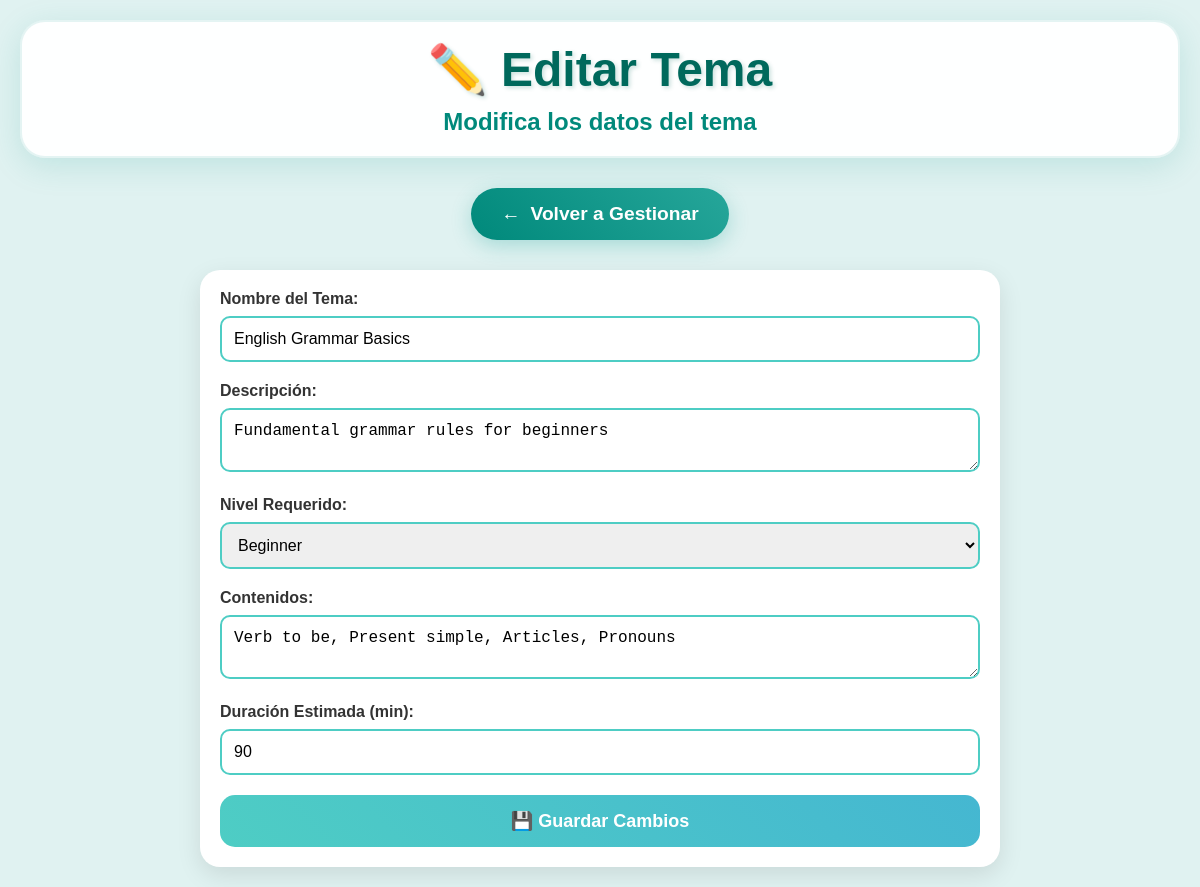
/?controller=teacher&action=editTopic&id=1 (signed in), run on the app's committed database.
### tables this page shows
CREATE TABLE Tema (
    id INT PRIMARY KEY AUTO_INCREMENT,
    nombre VARCHAR(255) NOT NULL,
    descripcion TEXT,
    nivel_requerido ENUM('Beginner', 'Elementary', 'Intermediate', 'Upper-Intermediate', 'Advanced'),
    audios TEXT,
    contenidos TEXT,
    duracion_estimada INT DEFAULT 60  
);

### controllers/TeacherController.php (called while the page is built, shortened)
<?php
require_once 'models/Tema.php';
class TeacherController {
    private $temaModel;
    public function __construct() {
        $this->temaModel = new Tema();
    }
    public function editTopic($id) {
        $data = [
            'tema' => $this->temaModel->getById($id),
            'page_title' => 'Editar Tema'
        ];
        $this->loadView('teacher/edit_topic', $data);
    }
    private function loadView($view, $data = []) {
        extract($data);
        require_once "views/$view.php";
    }
}
?>

### models/Tema.php (called while the page is built, shortened)
<?php
require_once 'config/Database.php';
class Tema {
    private $db;
    public function __construct() {
        $this->db = Database::getInstance()->getConnection();
    }
    public function getById($id) {
        $stmt = $this->db->prepare("SELECT * FROM Tema WHERE id = ?");
        $stmt->execute([$id]);
        return $stmt->fetch(PDO::FETCH_ASSOC);
    }
}
?>

### config/Database.php (called while the page is built)
<?php
class Database {
    private static $instance = null;
    private $pdo;
    private function __construct() {
        $host = 'localhost';
        $dbname = 'english_learning_system';
        $username = 'root';
        $password = 'root';
        try {
            $this->pdo = new PDO("mysql:host=$host;dbname=$dbname;charset=utf8", $username, $password);
            $this->pdo->setAttribute(PDO::ATTR_ERRMODE, PDO::ERRMODE_EXCEPTION);
            $this->pdo->setAttribute(PDO::ATTR_DEFAULT_FETCH_MODE, PDO::FETCH_ASSOC);
        } catch(PDOException $e) {
            die("Database connection failed: " . $e->getMessage());
        }
    }
    public static function getInstance() {
        if (self::$instance === null) {
            self::$instance = new self();
        }
        return self::$instance;
    }
    public function getConnection() {
        return $this->pdo;
    }
}
?>

### views/teacher/edit_topic.php (the view, shortened to what this page needs)
<!DOCTYPE html>
<html lang="es">
<head>
    <link rel="stylesheet" href="/englishdemo/assets/css/styles_kids.css">
</head>
<body>
    <div class="container">
        <div class="header bounce fade-in">
            <h1>✏️ Editar Tema</h1>
            <p>Modifica los datos del tema</p>
        </div>
        <nav class="nav-menu">
            <a href="/englishdemo/?controller=teacher&action=manageTopics" class="nav-btn exercises">
                <span>←</span>
                <span>Volver a Gestionar</span>
            </a>
        </nav>
        <div class="form-container">
            <form method="POST">
                <div class="form-group">
                    <label>Nombre del Tema:</label>
                    <input type="text" name="nombre" required value="<?php echo $tema['nombre'] ?? ''; ?>">
                </div>
                <div class="form-group">
                    <label>Descripción:</label>
                    <textarea name="descripcion"><?php echo $tema['descripcion'] ?? ''; ?></textarea>
                </div>
                <div class="form-group">
                    <label>Nivel Requerido:</label>
                    <select name="nivel_requerido" required>
                        <option value="Beginner" <?php echo ($tema['nivel_requerido'] ?? '') == 'Beginner' ? 'selected' : ''; ?>>Beginner</option>
                    </select>
                </div>
                <div class="form-group">
                    <label>Contenidos:</label>
                    <textarea name="contenidos"><?php echo $tema['contenidos'] ?? ''; ?></textarea>
                </div>
                <div class="form-group">
                    <label>Duración Estimada (min):</label>
                    <input type="number" name="duracion_estimada" min="5" max="180" value="<?php echo $tema['duracion_estimada'] ?? 30; ?>">
                </div>
                <button type="submit" class="btn-submit">💾 Guardar Cambios</button>
            </form>
        </div>
    </div>
</body>
</html>

### assets/css/styles_kids.css (style rules this page uses)
* { margin: 0; padding: 0; box-sizing: border-box; }
body { font-family: 'Comic Sans MS', cursive, sans-serif; background: #e0f2f1; min-height: 100vh; color: #2C3E50; }
.container { max-width: 1200px; margin: 0 auto; padding: 20px; }
.header { text-align: center; margin-bottom: 30px; background: rgba(255, 255, 255, 0.95); border-radius: 25px; padding: 20px; box-shadow: 0 8px 32px rgba(0, 150, 136, 0.15); border: 2px solid rgba(0, 150, 136, 0.1); }
.header h1 { font-size: 3rem; color: #00695c; text-shadow: 2px 2px 4px rgba(0, 105, 92, 0.2); margin-bottom: 10px; }
.header p { font-size: 1.5rem; color: #00897b; font-weight: bold; }
.nav-menu { display: flex; justify-content: center; gap: 20px; margin-bottom: 30px; flex-wrap: wrap; }
.nav-btn { background: linear-gradient(45deg, #26a69a, #4db6ac); border: none; border-radius: 50px; padding: 15px 30px; font-size: 1.2rem; font-weight: bold; color: white; text-decoration: none; display: flex; align-items: center; gap: 10px; box-shadow: 0 6px 20px rgba(38, 166, 154, 0.3); transition: all 0.3s ease; cursor: pointer; }
.nav-btn.exercises { background: linear-gradient(45deg, #00897b, #26a69a); }
.bounce { animation: bounce 2s infinite; }

### views/teacher/edit_topic.php (style rules this page uses)
.form-container { max-width: 800px; margin: 0 auto; padding: 20px; background: white; border-radius: 20px; box-shadow: 0 8px 25px rgba(0,0,0,0.1); }
.form-group { margin-bottom: 20px; }
.form-group label { display: block; font-weight: bold; margin-bottom: 8px; color: #333; }
.form-group input, .form-group select, .form-group textarea { width: 100%; padding: 12px; border: 2px solid #4ECDC4; border-radius: 10px; font-size: 16px; }
.btn-submit { background: linear-gradient(45deg, #4ECDC4, #45B7D1); color: white; padding: 15px 30px; border: none; border-radius: 15px; font-size: 18px; font-weight: bold; cursor: pointer; width: 100%; }

### data on the page
tema: nombre "English Grammar Basics", descripcion "Fundamental grammar rules for beginners", nivel_requerido "Beginner", contenidos "Verb to be, Present simple, Articles, Pronouns", duracion_estimada "90"
